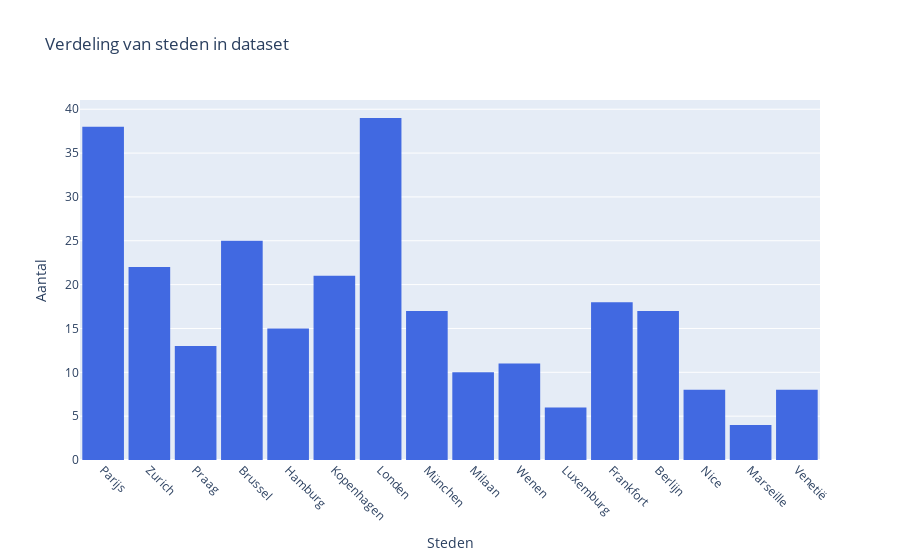

The notebook cell saved with this chart:
### Code cell
stedenlijst= ['Parijs', 'Brussel', 'Antwerpen', 'Praag', 'Londen', 'Hamburg', 'Frankfort', 'Wenen', 'Luxemburg', 'Milaan', 'Venetië', 'Berlijn', 'München', 'Luxemburg-stad', 'Zurich', 'Marseille', 'Nice', 'Kopenhagen', 'Geneve', 'Luxemburg-Stad']
StedenHackaton= df['Stad'].isin(stedenlijst)
filtered_df = df.loc[StedenHackaton, 'Stad']

# Maak histogram met Plotly
fig8 = go.Figure()
fig8.add_trace(go.Histogram(x=filtered_df, marker=dict(color='royalblue')))

# Layout instellingen
fig8.update_layout(
    title="Verdeling van steden in dataset",
    xaxis_title="Steden",
    yaxis_title="Aantal",
    xaxis=dict(tickangle=45),
    bargap=0.1
)

fig8.show()

### Figure 1 — Plotly figure (JSON) as saved in the notebook; plotly's stock layout.template omitted (floating-point values rounded to 4 significant figures; data arrays with more than 128 entries replaced by an {"elided": "..."} marker saying what was removed)
{"data": [{"marker": {"color": "royalblue"}, "type": "histogram", "x": {"elided": "272 str values"}}], "layout": {"bargap": 0.1, "title": {"text": "Verdeling van steden in dataset"}, "xaxis": {"tickangle": 45, "title": {"text": "Steden"}}, "yaxis": {"title": {"text": "Aantal"}}}}
